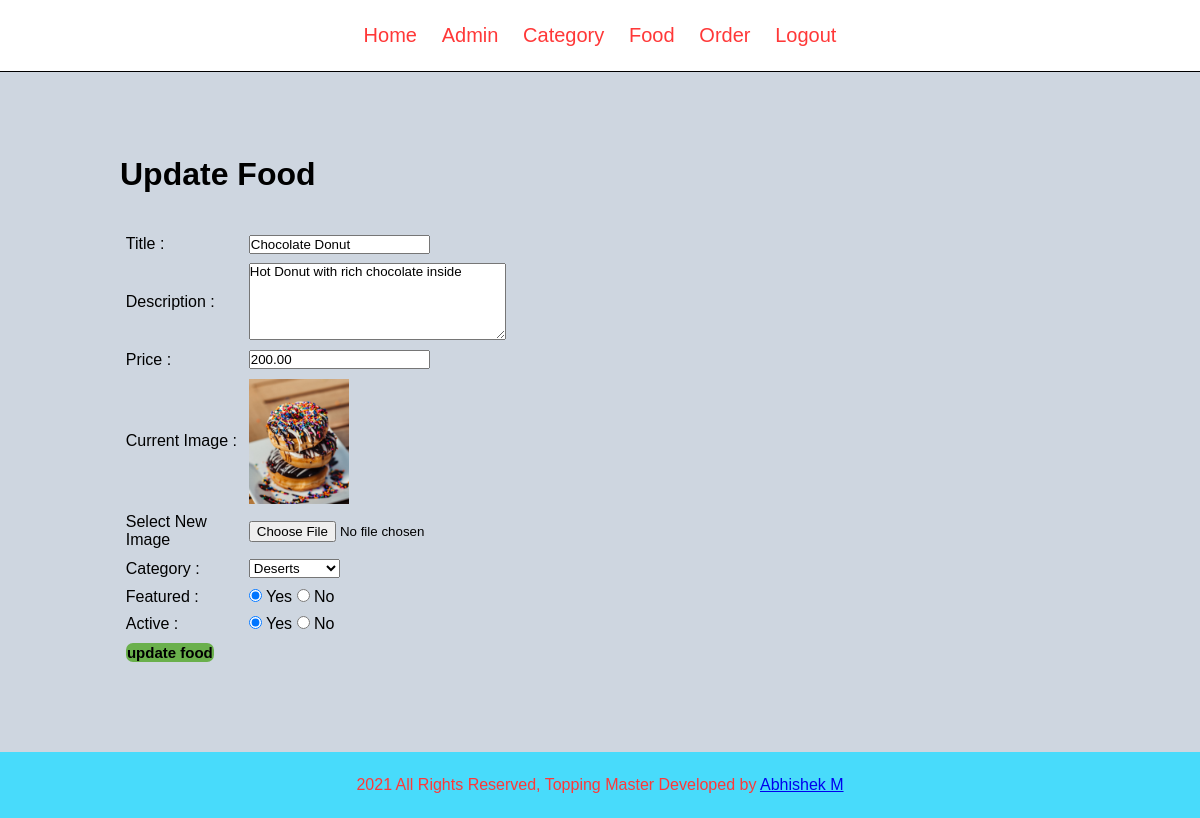
The page /admin/update-food.php?id=26 (signed in) on the database its author committed.
### tables this page shows
CREATE TABLE `tbl_food` (
  `id` int(10) UNSIGNED NOT NULL,
  `title` varchar(100) NOT NULL,
  `description` text NOT NULL,
  `price` decimal(10,2) NOT NULL,
  `image_name` varchar(255) NOT NULL,
  `category_id` int(10) UNSIGNED NOT NULL,
  `featured` varchar(10) NOT NULL,
  `active` varchar(10) NOT NULL
);

CREATE TABLE `tbl_category` (
  `id` int(10) UNSIGNED NOT NULL,
  `title` varchar(100) NOT NULL,
  `image_name` varchar(255) NOT NULL,
  `featured` varchar(10) NOT NULL,
  `active` varchar(10) NOT NULL
);

### admin/update-food.php (the view, shortened to what this page needs)
<?php include('partial/menu.php') ?>
<div class="main-content">
    <div class="wrapper">
        <h1>Update Food</h1>
        <br><br>
        <?php
            if(isset($_GET['id']))
            {
                $id = $_GET['id'];
                $sql2 = "SELECT * FROM tbl_food WHERE id=$id";
                $res2 = mysqli_query($conn, $sql2);
                $row2=mysqli_fetch_assoc($res2);
                $title = $row2['title'];
                $description = $row2['description'];
                $price = $row2['price'];
                $current_image = $row2['image_name'];
                $current_category = $row2['category_id'];
                $featured = $row2['featured'];
                $active = $row2['active'];
            }
            else
            {
                header('location:'.SITEURL.'admin/manage-food.php');
            }
        ?>
        <form action="" method="POST" enctype = "multipart/form-data">
            <table class = "tbl-30">
                <tr>
                    <td>Title :</td>
                    <td>
                        <input type="text" name="title" value= "<?php echo $title; ?>">
                    </td>
                </tr>
                <tr>
                    <td>Description :</td>
                    <td>
                        <textarea name="description"  cols="30" rows="5" ><?php echo $description ; ?></textarea>
                    </td>
                </tr>
                <tr>
                    <td>Price :</td>
                    <td>
                        <input type="number" name="price" value= "<?php echo $price; ?>" >
                    </td>
                </tr>
                <tr>
                    <td>Current Image :</td>
                    <td>
                        <?php
                            if($current_image == "")
                            {
                                echo "<div class = 'error'>Image not available<?div>";
                            }
                            else
                            {
                                ?>
                                <img src="<?php echo SITEURL; ?>images/food/<?php echo $current_image ; ?> " width="100px">
                                <?php
                            }
                        ?>
                    </td>
                </tr>
                <tr>
                    <td>Select New Image</td>
                    <td>
                        <input type="file" name="image" >
                    </td>
                </tr>
                <tr>
                    <td>Category :</td>
                    <td>
                        <select name="category">
                            <?php
                                $sql = "SELECT * FROM tbl_category WHERE active='Yes'";
                                $res = mysqli_query($conn, $sql);
                                $count = mysqli_num_rows($res);
                                if($count>0)
                                {
                                    while($row=mysqli_fetch_assoc($res))
                                    {
                                        $category_title = $row['title'];
                                        $category_id = $row['id'];
                                        ?>
                                            <option <?php if($current_category == $category_id){echo "selected";} ?> value="<?php echo $category_id; ?>"><?php echo $category_title ; ?> </option>
                                        <?php
                                    }
                                }
                                else
                                {
                                    echo "<option value='0'> Category Not Available </option>";
                                }
                            ?>
                        </select>
                    </td>
                </tr>
                <tr>
                    <td>Featured : </td>
                    <td>
                        <input <?php if($featured=="Yes") {echo "checked";} ?> type="radio" name="featured" value="Yes"> Yes
                        <input <?php if($featured=="No") {echo "checked";} ?> type="radio" name="featured" value="No"> No
                    </td>
                </tr>
                <tr>
                    <td>Active : </td>
                    <td>
                        <input <?php if($active=="Yes") {echo "checked";} ?> type="radio" name="active" value="Yes"> Yes
                        <input <?php if($active=="No") {echo "checked";} ?> type="radio" name="active" value="No"> No
                    </td>
                </tr>
                <tr>
                    <td>
                        <input type="submit" name="submit" value="update food" class= " btn btn-secondary">
                    </td>
                </tr>
            </table>
        </form>
    </div>
</div>
<?php include('partial/footer.php') ?>

### css/owner.css (style rules this page uses)
* { margin: 0; padding: 0; font-family: Arial, Helvetica, sans-serif; }
.wrapper { width: 80%; padding:2%; margin: 0 auto; }
.tbl-30 { width:40%; }
table tr td { padding: 1%; text-align: left; }
.btn { padding: 1%; border: none; font-size: 15px; border-radius:7px; }
.btn-secondary { background-color: #6ab04c; padding: 1%; color: black; text-decoration: none; font-weight: bold; }
.main-content { background-color: #ced6e0; padding: 5% 0; }

### rows shown on the page
tbl_food: title "Chocolate Donut", description "Hot Donut with rich chocolate inside", price "200.00", image_name (picture), category "Deserts", featured "☑", active "☑"
